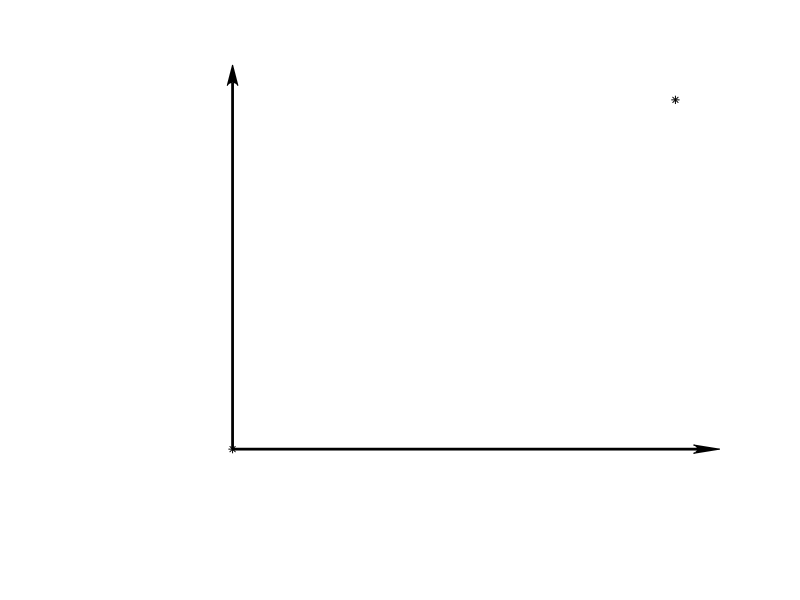

Here is the MATLAB script that generated this plot:
fclose('all');
close('all');
clear;
clc;


figure;
hold on;

plot([0,1e3],[0,1e3],'*k');

% post_fig_prep_v8 -------------------------------------------------------

thk = 2;
ofs = 20;
f=0.8;
fns = 15;

rsn=get(0,'ScreenSize');
xres=rsn(3)*0.95;
yres=rsn(4)*0.95;
clear rsn
% pltx = [0.05,0.025,0.7,1];
pltx = [0.05,0.025,1,1];

set(gca,'OuterPosition',pltx);
set(gca,'LineWidth',thk,'TickDir','out');%,'OuterPosition',[0.05,0.05,0.9,0.9])
set(gcf,'Position',round([0.5*xres*(1-f),0.5*yres*(1-f),f*xres,f*yres])); %1150,920
set(gca,'ActivePositionProperty','position','FontSize',fns,'Box','off');

ax = get(gca,'XLim');
ay = get(gca,'YLim');

Xoff=diff(get(gca,'XLim'))./ofs
Yoff=diff(get(gca,'YLim'))./ofs


% DRAW AXIS LINEs
plot([ax(1),ax(2)+Xoff],[0 0],'k','LineWidth',thk);
plot([0 0],[ay(1),ay(2)+Yoff],'k','LineWidth',thk);

% post_arrow_v02 ---------------------------------------------------------

% post_arrow_v02(x0,y0,xscl,yscl,dir)
% post_arrow_v02(ax(2)+Xoff,0,Xoff,Yoff,'r'); ---------------------------

xar = get(gca,'PlotBoxAspectRatio');
xscl = Xoff;
yscl = Yoff*xar(1)/xar(2);

x0 = ax(2)+Xoff;
y0 = 0;


dir = 'r';

s=1;
t=0.02;
f=0.9;
h=0.25;

div=3;

r=1-f;


% [cc, cr] = calcCircle([r*s,-h*s], [(r+m)*s,0], [r*s,h*s]);

% as=asin(t/h);
as=0;
af=acos(h/f);

aa=as:(af-as)/div:af;
xa=h*s*cos(aa)-h*s;
ya=h*s*sin(aa);

% xx = [0,  0,r*s,r*s,s];
% yy = [0,t*s,t*s,h*s,0];

% xx = [0,  0,xa,s];
% yy = [0,t*s,ya,0];
xx = [xa,s];
yy = [ya,0];

xr=[xx,fliplr(xx(1:end-1))];
yr=[yy,-1*fliplr(yy(1:end-1))];

if ischar(dir)==1
    switch dir(1)
        case 'r'
            ra = 0*pi/180;
        case 'l'
            ra=180*pi/180;
        case 'u'
            ra=90*pi/180;
        case 'd'
            ra=-90*pi/180;
    end
else
    ra = dir*pi/180;
end

x=(xr*cos(ra)-yr*sin(ra))*xscl+x0;
y=(xr*sin(ra)+yr*cos(ra))*yscl+y0;

fill(x,y,'k');

% post_arrow_v02(0,ay(2)+Yoff,Xoff,Yoff,'u') -----------------------------

xar = get(gca,'PlotBoxAspectRatio');
xscl = Xoff;
yscl = Yoff*xar(1)/xar(2);

x0 = 0;
y0 = ay(2)+Yoff;
dir = 'u';

s=1;
t=0.02;
f=0.9;
h=0.25;

div=3;

r=1-f;


% [cc, cr] = calcCircle([r*s,-h*s], [(r+m)*s,0], [r*s,h*s]);

% as=asin(t/h);
as=0;
af=acos(h/f);

aa=as:(af-as)/div:af;
xa=h*s*cos(aa)-h*s;
ya=h*s*sin(aa);

% xx = [0,  0,r*s,r*s,s];
% yy = [0,t*s,t*s,h*s,0];

% xx = [0,  0,xa,s];
% yy = [0,t*s,ya,0];
xx = [xa,s];
yy = [ya,0];

xr=[xx,fliplr(xx(1:end-1))];
yr=[yy,-1*fliplr(yy(1:end-1))];

if ischar(dir)==1
    switch dir(1)
        case 'r'
            ra = 0*pi/180;
        case 'l'
            ra=180*pi/180;
        case 'u'
            ra=90*pi/180;
        case 'd'
            ra=-90*pi/180;
    end
else
    ra = dir*pi/180;
end

x=(xr*cos(ra)-yr*sin(ra))*xscl+x0;
y=(xr*sin(ra)+yr*cos(ra))*yscl+y0;

fill(x,y,'k');

axis off;